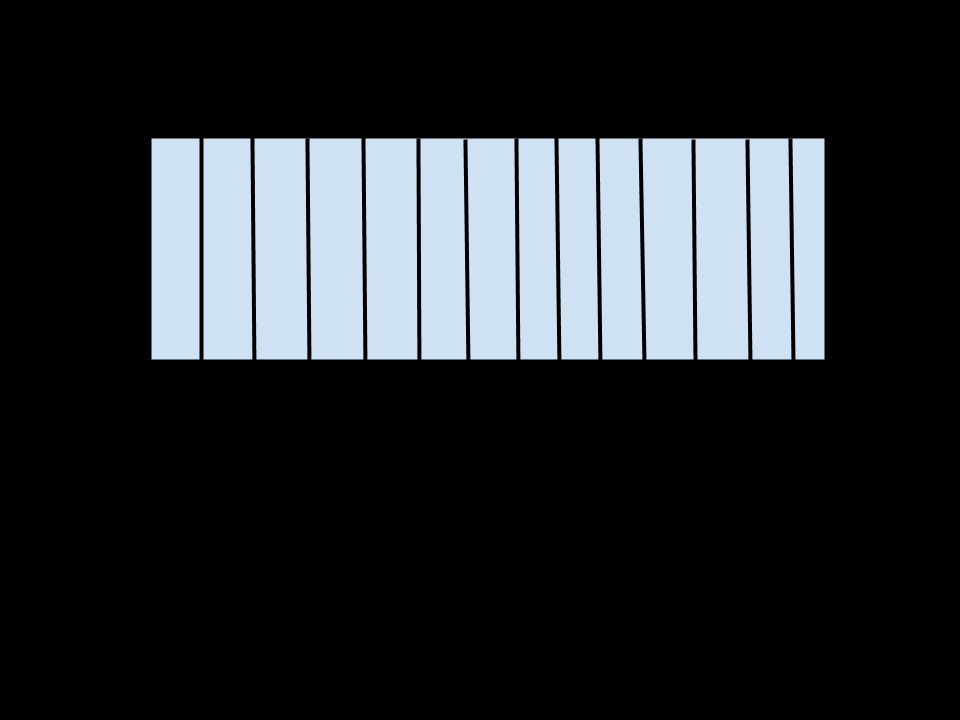
#> input picture mach/images/TT_Idealized_WT.png, 960 x 720 px, given in place of IdealizedLongitudinalTT.png, which was not available
$ jupyter execute --allow-errors Longitudinal_Filter.ipynb   (shell and % lines are left out)   (Python 2 division)   (older library calls are emulated)   (text cells are left out)
#> lines starting #> are read from the running program, lines starting #| are printed output that depends on the picture; pictures that were not available may be replaced by others from this repository, and a replacement may not be noted
### mach/util.py
import matplotlib.pylab as plt
import numpy as np
import cv2
def myplot(img,fileName=None,clim=None):
  plt.axis('equal')
  plt.pcolormesh(img, cmap='gray')
  plt.colorbar()
  if fileName!=None:
    plt.gcf().savefig(fileName,dpi=300)
  if clim!=None:
    plt.clim(clim)

def ReadImg(fileName,renorm=False,bound=False):
    img = cv2.imread(fileName)
    if img is None:
        raise RuntimeError(fileName+" likely doesn't exist")

    img = cv2.cvtColor(img, cv2.COLOR_BGR2GRAY)

    if bound!=False:
	img=img[bound[0]:bound[1],bound[0]:bound[1]]
    if renorm:# rescaling
    	img = img / np.float(np.amax(img))


    return img


import scipy.fftpack as fftp

# Prepare matrix of vectorized of FFT'd images
# [73 lines left out: functions CalcX, TestFilter, renorm, GetAnnulus, GetRegion, not called in this run]

def MaskRegion(region,sidx,margin,value=0):
      region[(sidx[0]-margin):(sidx[0]+margin+1),
                         (sidx[1]-margin):(sidx[1]+margin+1)]=value


import cv2
import numpy as np
from math import *


# [316 lines left out: functions ConstructInteriorContour, ApplyCLAHE, preprocessPNG, GenerateWTFilter, GenerateLongFilter, GenerateLossFilter and 3 more, not called in this run]

### mach/Longitudinal_Filter.ipynb
[cell 1]
import cv2
import util
import scipy.fftpack as fftp
import mach
import copy
import matchedFilter as mF

[cell 2]
root = "./images/"

[cell 3]
Raw_Root = root + "Raw_Images/"
import os
fileNames = []
extensions = []
for fileName in os.listdir(Raw_Root):
    if "enhanced" in fileName:
        print fileName
        fileName, extension = fileName.split(".")
        fileNames.append(fileName)
        extensions.append(extension)

[cell 4]
#remodeledImageIdxs = [1, 5, 9, 10, 13, 17]
remodeledImages = []
#[remodeledImages.append(util.ReadImg(Raw_Root+fileNames[Idx]+"."+extensions[Idx], renorm=True)) for Idx in remodeledImageIdxs]
[remodeledImages.append(util.ReadImg(Raw_Root+fileNames[i]+"."+extensions[i], renorm=True)) for i in range(len(fileNames))]
#[allImages.append(util.ReadImg(Raw_Root+fileNames[i]+"."+extensions[i])) for i in range(np.shape(fileNames)[0])]
for image in remodeledImages:
    plt.figure()
    util.myplot(image)

[cell 5]
imageName = "IdealizedLongitudinalTT"
fileType = ".png"

longImg = util.ReadImg(root+imageName+fileType, renorm = True)
#> in ReadImg, img is the input picture: shape (720, 960, 3); mean B, G, R 48.3, 44.9, 41.1
#> in ReadImg, `img = cv2.cvtColor(img, cv2.COLOR_BGR2GRAY)`:
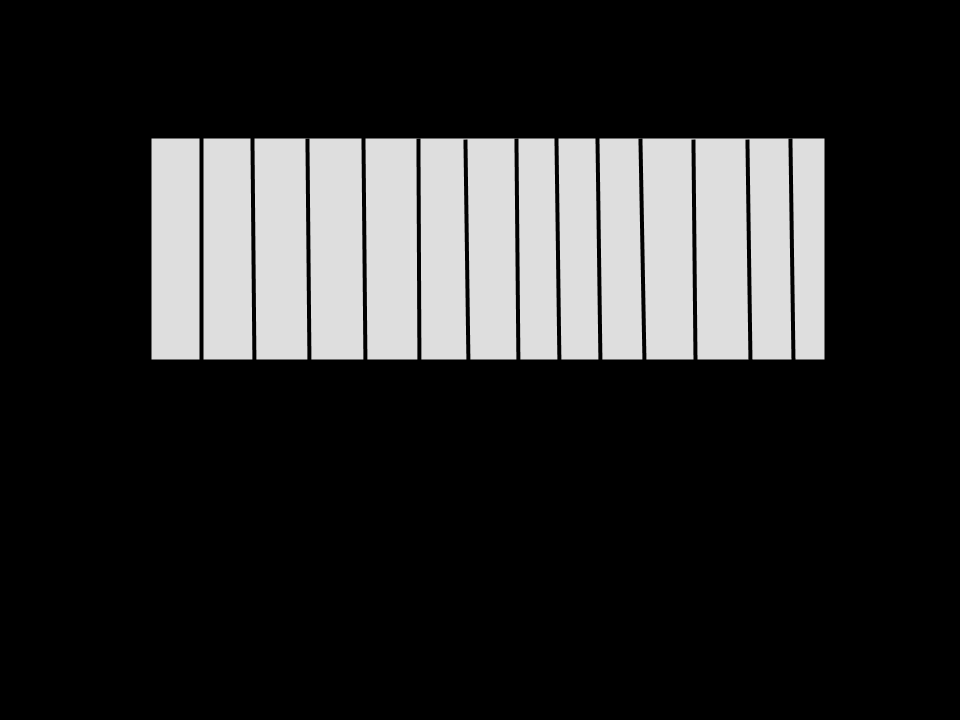
#> img: shape (720, 960); min 0, max 222, mean 44.1
#> in ReadImg, `img = img / np.float(np.amax(img))`:
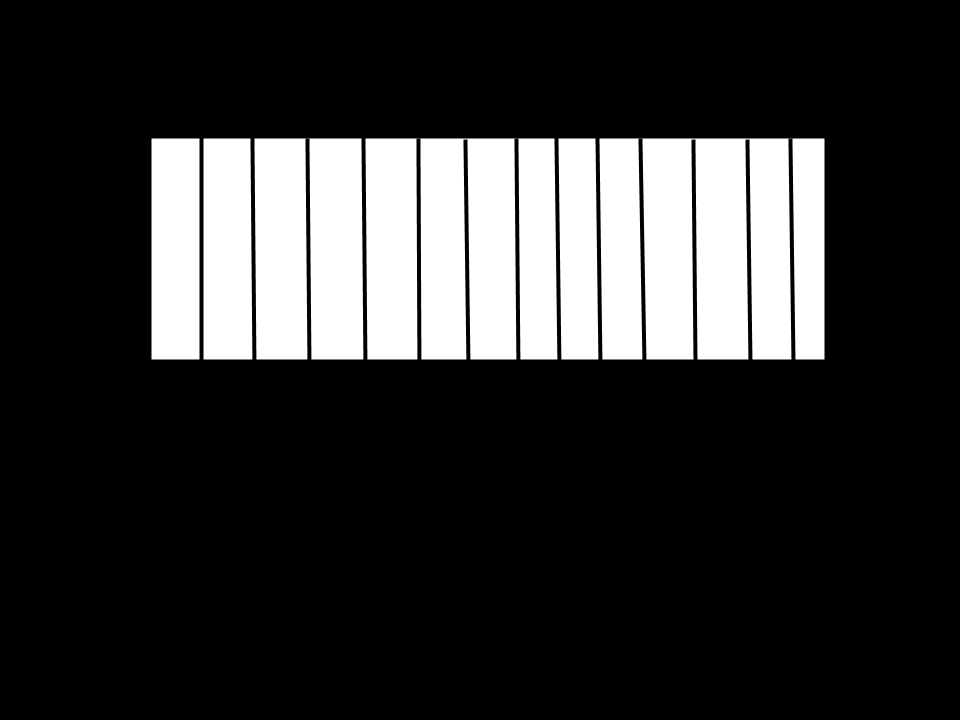
#> img: shape (720, 960) float64; min 0, max 1, mean 0.199

[cell 6]
# image is meant to look like an H, so we should be good
util.myplot(longImg)
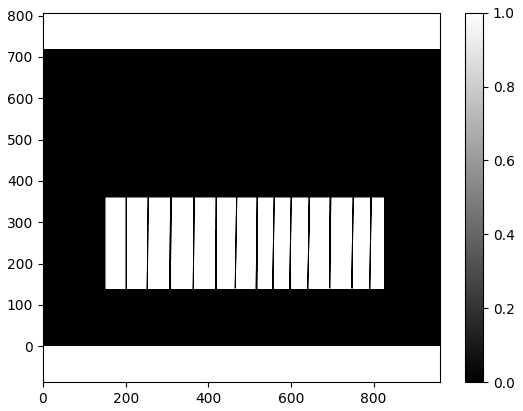
#> figure drawn by matplotlib, 2 panels

[cell 7]
# [6 lines of commented-out code are left out]

[cell 8]
#longitudinalList = [longImg, longImg2]
#longitudinalList = np.asarray(longitudinalList)
#print longitudinalList[0,:,:]

[cell 9]
#truthFilter = mach.MACH2(longitudinalList)

[cell 10]
# read in images
filter_root = root + "Remodeled_TTs/"

[cell 11]
import os
longFilterImgs = []
for fileName in os.listdir(filter_root):
    if "long" in fileName:
        print fileName
        longFilterImgs.append(util.ReadImg(filter_root+fileName, renorm = True))

#> (a cell that did not finish here is left out)

[cell 13]
import cv2
truthFilterName = "TT_Idealized_Loss_TruthFilter.png"
#truthFilter = cv2.imread(filter_root+truthFilterName)
#imshow(truthFilter)
truthFilter = util.ReadImg(filter_root+truthFilterName)
#> call 2 of ReadImg, with renorm = False, bound = False
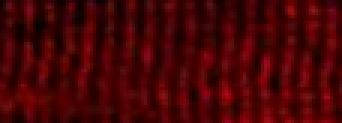
#> input picture mach/images/Wei_SHAM_LV.png, 114 x 41 px, given in place of TT_Idealized_Loss_TruthFilter.png, which was not available (shown 3 times larger)
#> in ReadImg, img is the input picture: shape (41, 114, 3); mean B, G, R 4.4, 3, 71.3
#> in ReadImg (call 2), `img = cv2.cvtColor(img, cv2.COLOR_BGR2GRAY)`:
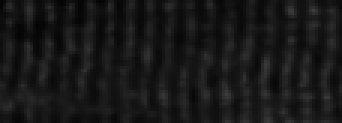
#> img: shape (41, 114) (shown 3 times larger); min 3, max 61, mean 23.6
#util.myplot(truthFilter)

retval2, truthFilter = cv2.threshold(truthFilter, 150, 255, cv2.THRESH_BINARY_INV)
#> truthFilter: shape (41, 114); every value is 255
#> (the rest of this cell did not finish here and is left out)

[cell 14]
# resize filter for each images
sarcSizeImgs = 20. # [px] Looks similar enough to get first pass
filterSizeBar = 51.
scale = sarcSizeImgs / filterSizeBar
truthFilter = cv2.resize(truthFilter, None, fx=scale, fy=1., interpolation = cv2.INTER_CUBIC)
#> truthFilter: shape (41, 45); every value is 255
#> (the rest of this cell did not finish here and is left out)

[cell 15]
# chop off top and bottom of filter
truthFilter = truthFilter[24:28,:]
#> (the rest of this cell did not finish here and is left out)

[cell 16]
corrTrues = []
idxs = []
for i,image in enumerate(remodeledImages):

    plt.figure()
    util.myplot(image)
    plt.title("{}".format(fileNames[i]))
    #corrTrue,idx,result = mach.fftcorr(image,truthFilter)


    ####### matched filter
    #h = mF.matchedFilter(image,longImg)
    h = mF.matchedFilter(image,truthFilter)

    #print type(h[0,0])
    #print h
    if np.min(h) < 0:
        h = h - np.min(h)
    else:
        h = h + np.min(h)
    #print np.max(h)

    h = h * 255. / np.max(h)
    h = h.astype(np.uint8)
    #print type(h[0,0])
    #print h
    plt.figure()
    imshow(h)#,cmap='gray')

    plt.colorbar()
    plt.title("Filter Response")
    retval, thresh = cv2.threshold(h, 30, 255, cv2.THRESH_BINARY_INV)

    plt.figure()
    imshow(thresh,cmap='gray')
    #plt.colorbar()
    plt.title("Thresholded Response - Loss")

    retval, thresh = cv2.threshold(h, 140, 255, cv2.THRESH_BINARY)
    plt.figure()
    imshow(thresh,cmap='gray')
    #plt.colorbar()
    plt.title("Thresholded Response - Longitudinal Remodeling")
